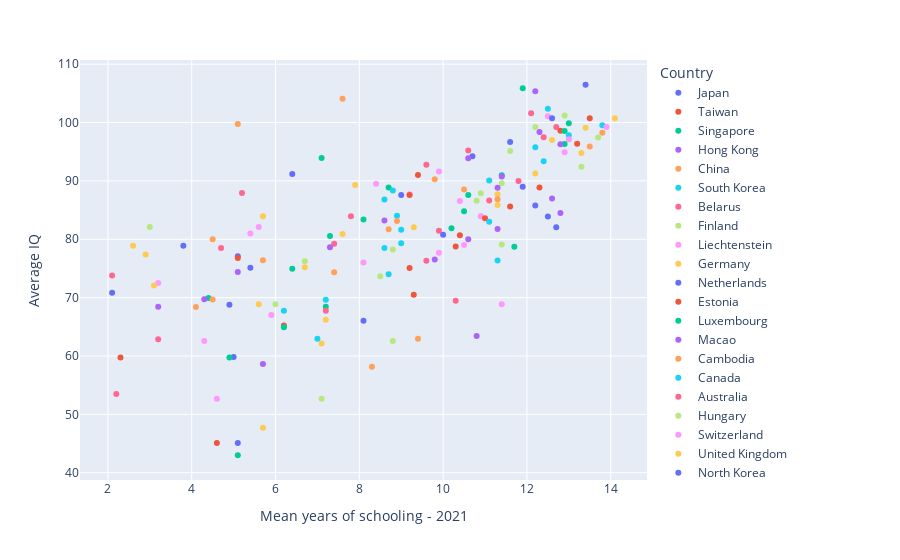

Notebook source saved alongside this figure:
### Code cell
px.scatter(data_frame=df, x='Mean years of schooling - 2021', y='Average IQ',color='Country')
